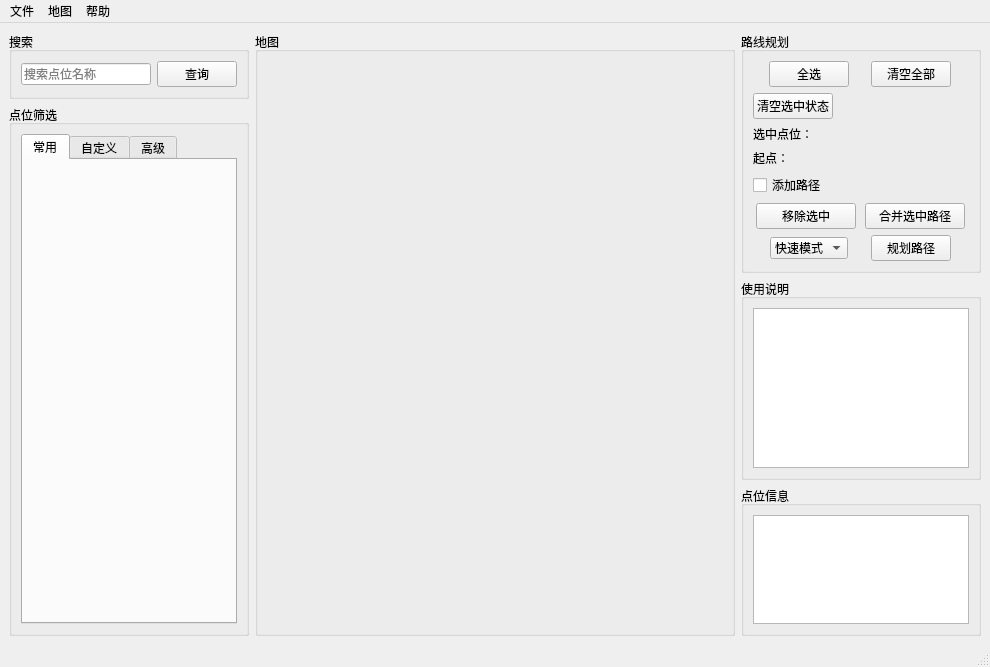
<?xml version="1.0" encoding="UTF-8"?>
<ui version="4.0">
 <class>MainWindow</class>
 <widget class="QMainWindow" name="MainWindow">
  <property name="geometry">
   <rect>
    <x>0</x>
    <y>0</y>
    <width>990</width>
    <height>667</height>
   </rect>
  </property>
  <property name="windowTitle">
   <string>洛寻</string>
  </property>
  <widget class="QWidget" name="centralwidget">
   <layout class="QHBoxLayout" name="horizontalLayout_3" stretch="3,6,3">
    <item>
     <layout class="QVBoxLayout" name="verticalLayout_2" stretch="1,9">
      <property name="sizeConstraint">
       <enum>QLayout::SizeConstraint::SetFixedSize</enum>
      </property>
      <item>
       <widget class="QGroupBox" name="search_group">
        <property name="title">
         <string>搜索</string>
        </property>
        <layout class="QHBoxLayout" name="horizontalLayout_2" stretch="3,1">
         <item>
          <widget class="QLineEdit" name="line_search">
           <property name="placeholderText">
            <string>搜索点位名称</string>
           </property>
          </widget>
         </item>
         <item>
          <widget class="QPushButton" name="search_button">
           <property name="sizePolicy">
            <sizepolicy hsizetype="Minimum" vsizetype="Fixed">
             <horstretch>0</horstretch>
             <verstretch>0</verstretch>
            </sizepolicy>
           </property>
           <property name="text">
            <string>查询</string>
           </property>
          </widget>
         </item>
        </layout>
       </widget>
      </item>
      <item>
       <widget class="QGroupBox" name="point_filter">
        <property name="title">
         <string>点位筛选</string>
        </property>
        <layout class="QHBoxLayout" name="horizontalLayout">
         <item>
          <widget class="QTabWidget" name="tabWidget">
           <property name="currentIndex">
            <number>0</number>
           </property>
           <widget class="QWidget" name="tab_1">
            <attribute name="title">
             <string>常用</string>
            </attribute>
           </widget>
           <widget class="QWidget" name="tab_2">
            <attribute name="title">
             <string>自定义</string>
            </attribute>
           </widget>
           <widget class="QWidget" name="tab_3">
            <attribute name="title">
             <string>高级</string>
            </attribute>
           </widget>
          </widget>
         </item>
        </layout>
       </widget>
      </item>
     </layout>
    </item>
    <item>
     <widget class="QGroupBox" name="map_group">
      <property name="title">
       <string>地图</string>
      </property>
     </widget>
    </item>
    <item>
     <layout class="QVBoxLayout" name="verticalLayout" stretch="4,4,3">
      <property name="sizeConstraint">
       <enum>QLayout::SizeConstraint::SetFixedSize</enum>
      </property>
      <item>
       <widget class="QGroupBox" name="route_group">
        <property name="title">
         <string>路线规划</string>
        </property>
        <layout class="QVBoxLayout" name="verticalLayout_3" stretch="1,1,1,1,1,1,1">
         <item>
          <layout class="QHBoxLayout" name="horizontalLayout_5">
           <item>
            <widget class="QPushButton" name="select_all">
             <property name="sizePolicy">
              <sizepolicy hsizetype="Fixed" vsizetype="Fixed">
               <horstretch>0</horstretch>
               <verstretch>0</verstretch>
              </sizepolicy>
             </property>
             <property name="text">
              <string>全选</string>
             </property>
            </widget>
           </item>
           <item>
            <widget class="QPushButton" name="reset_all">
             <property name="sizePolicy">
              <sizepolicy hsizetype="Fixed" vsizetype="Fixed">
               <horstretch>0</horstretch>
               <verstretch>0</verstretch>
              </sizepolicy>
             </property>
             <property name="text">
              <string>清空全部</string>
             </property>
            </widget>
           </item>
          </layout>
         </item>
         <item>
          <widget class="QPushButton" name="clear_select">
           <property name="sizePolicy">
            <sizepolicy hsizetype="Fixed" vsizetype="Fixed">
             <horstretch>0</horstretch>
             <verstretch>0</verstretch>
            </sizepolicy>
           </property>
           <property name="text">
            <string>清空选中状态</string>
           </property>
          </widget>
         </item>
         <item>
          <widget class="QLabel" name="select_num">
           <property name="sizePolicy">
            <sizepolicy hsizetype="Fixed" vsizetype="Fixed">
             <horstretch>0</horstretch>
             <verstretch>0</verstretch>
            </sizepolicy>
           </property>
           <property name="maximumSize">
            <size>
             <width>160</width>
             <height>16777215</height>
            </size>
           </property>
           <property name="text">
            <string>选中点位：</string>
           </property>
          </widget>
         </item>
         <item>
          <widget class="QLabel" name="start_status">
           <property name="sizePolicy">
            <sizepolicy hsizetype="Fixed" vsizetype="Fixed">
             <horstretch>0</horstretch>
             <verstretch>0</verstretch>
            </sizepolicy>
           </property>
           <property name="maximumSize">
            <size>
             <width>160</width>
             <height>16777215</height>
            </size>
           </property>
           <property name="text">
            <string>起点：</string>
           </property>
          </widget>
         </item>
         <item>
          <widget class="QCheckBox" name="add_path">
           <property name="text">
            <string>添加路径</string>
           </property>
          </widget>
         </item>
         <item>
          <layout class="QHBoxLayout" name="horizontalLayout_7">
           <item>
            <widget class="QPushButton" name="remove_select">
             <property name="maximumSize">
              <size>
               <width>100</width>
               <height>16777215</height>
              </size>
             </property>
             <property name="text">
              <string>移除选中</string>
             </property>
            </widget>
           </item>
           <item>
            <widget class="QPushButton" name="merge_select">
             <property name="maximumSize">
              <size>
               <width>100</width>
               <height>16777215</height>
              </size>
             </property>
             <property name="text">
              <string>合并选中路径</string>
             </property>
            </widget>
           </item>
          </layout>
         </item>
         <item>
          <layout class="QHBoxLayout" name="horizontalLayout_6">
           <item>
            <widget class="QComboBox" name="plan_mode">
             <property name="sizePolicy">
              <sizepolicy hsizetype="Fixed" vsizetype="Fixed">
               <horstretch>0</horstretch>
               <verstretch>0</verstretch>
              </sizepolicy>
             </property>
             <item>
              <property name="text">
               <string>快速模式</string>
              </property>
             </item>
             <item>
              <property name="text">
               <string>质量模式</string>
              </property>
             </item>
            </widget>
           </item>
           <item>
            <widget class="QPushButton" name="plan_route">
             <property name="sizePolicy">
              <sizepolicy hsizetype="Fixed" vsizetype="Fixed">
               <horstretch>0</horstretch>
               <verstretch>0</verstretch>
              </sizepolicy>
             </property>
             <property name="maximumSize">
              <size>
               <width>80</width>
               <height>16777215</height>
              </size>
             </property>
             <property name="text">
              <string>规划路径</string>
             </property>
            </widget>
           </item>
          </layout>
         </item>
        </layout>
       </widget>
      </item>
      <item>
       <widget class="QGroupBox" name="groupBox">
        <property name="title">
         <string>使用说明</string>
        </property>
        <layout class="QVBoxLayout" name="verticalLayout_4">
         <item>
          <widget class="QTextBrowser" name="help_text"/>
         </item>
        </layout>
       </widget>
      </item>
      <item>
       <widget class="QGroupBox" name="info_group">
        <property name="title">
         <string>点位信息</string>
        </property>
        <layout class="QHBoxLayout" name="horizontalLayout_4">
         <item>
          <widget class="QTextBrowser" name="point_info"/>
         </item>
        </layout>
       </widget>
      </item>
     </layout>
    </item>
   </layout>
  </widget>
  <widget class="QMenuBar" name="menubar">
   <property name="geometry">
    <rect>
     <x>0</x>
     <y>0</y>
     <width>990</width>
     <height>33</height>
    </rect>
   </property>
   <widget class="QMenu" name="menu_file">
    <property name="title">
     <string>文件</string>
    </property>
    <widget class="QMenu" name="menu">
     <property name="title">
      <string>导出路径</string>
     </property>
     <addaction name="action_export_route"/>
     <addaction name="action_compatible_export"/>
     <addaction name="action_new_compatible_export"/>
    </widget>
    <widget class="QMenu" name="menu_2">
     <property name="title">
      <string>导出资源点</string>
     </property>
     <addaction name="action_export_point"/>
     <addaction name="action_export_all_points"/>
    </widget>
    <widget class="QMenu" name="menu_3">
     <property name="title">
      <string>导入路径</string>
     </property>
     <addaction name="action_import_route"/>
     <addaction name="action_import_old"/>
     <addaction name="action_import_new"/>
    </widget>
    <addaction name="action_import_points"/>
    <addaction name="menu_2"/>
    <addaction name="separator"/>
    <addaction name="menu_3"/>
    <addaction name="menu"/>
   </widget>
   <widget class="QMenu" name="menu_help">
    <property name="title">
     <string>帮助</string>
    </property>
    <addaction name="action_key"/>
    <addaction name="action_about"/>
   </widget>
   <widget class="QMenu" name="menu_map">
    <property name="title">
     <string>地图</string>
    </property>
    <addaction name="action_main_map"/>
    <addaction name="action_magic_map"/>
   </widget>
   <addaction name="menu_file"/>
   <addaction name="menu_map"/>
   <addaction name="menu_help"/>
  </widget>
  <widget class="QStatusBar" name="statusbar"/>
  <action name="action_import_points">
   <property name="text">
    <string>导入资源点文件</string>
   </property>
  </action>
  <action name="action_export">
   <property name="text">
    <string>导出全部</string>
   </property>
  </action>
  <action name="action_about">
   <property name="text">
    <string>关于</string>
   </property>
  </action>
  <action name="action_main_map">
   <property name="text">
    <string>卡罗西亚</string>
   </property>
  </action>
  <action name="action_magic_map">
   <property name="text">
    <string>魔法学院</string>
   </property>
  </action>
  <action name="action_key">
   <property name="text">
    <string>键位</string>
   </property>
  </action>
  <action name="action_compatible_export">
   <property name="text">
    <string>导出兼容格式(6.0之前）</string>
   </property>
  </action>
  <action name="action_import_point">
   <property name="text">
    <string>导入点位</string>
   </property>
  </action>
  <action name="action_export_point">
   <property name="text">
    <string>导出当前显示点位</string>
   </property>
  </action>
  <action name="action_export_route">
   <property name="text">
    <string>导出</string>
   </property>
  </action>
  <action name="action_new_compatible_export">
   <property name="text">
    <string>导出兼容格式（6.0及之后）</string>
   </property>
  </action>
  <action name="action_import_old">
   <property name="text">
    <string>导入兼容格式（6.0之前）</string>
   </property>
  </action>
  <action name="action_import_new">
   <property name="text">
    <string>导入兼容格式（6.0）</string>
   </property>
  </action>
  <action name="action_import_route">
   <property name="text">
    <string>导入</string>
   </property>
  </action>
  <action name="action_export_all_points">
   <property name="text">
    <string>导出全部</string>
   </property>
  </action>
 </widget>
 <resources/>
 <connections/>
</ui>
